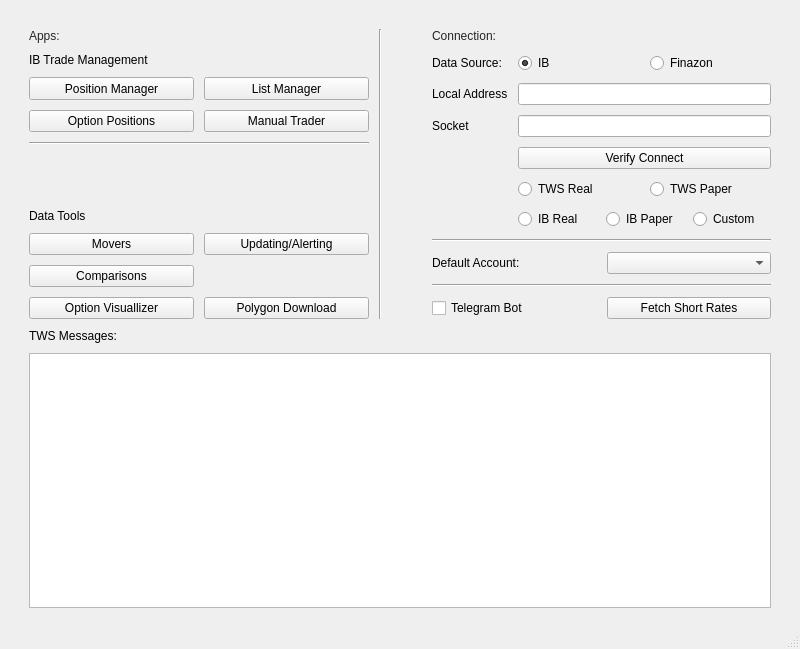
<?xml version="1.0" encoding="UTF-8"?>
<ui version="4.0">
 <class>MainWindow</class>
 <widget class="QMainWindow" name="MainWindow">
  <property name="geometry">
   <rect>
    <x>0</x>
    <y>0</y>
    <width>800</width>
    <height>649</height>
   </rect>
  </property>
  <property name="sizePolicy">
   <sizepolicy hsizetype="Expanding" vsizetype="Expanding">
    <horstretch>0</horstretch>
    <verstretch>0</verstretch>
   </sizepolicy>
  </property>
  <property name="minimumSize">
   <size>
    <width>800</width>
    <height>600</height>
   </size>
  </property>
  <property name="windowTitle">
   <string>Launch Manager</string>
  </property>
  <widget class="QWidget" name="centralwidget">
   <property name="sizePolicy">
    <sizepolicy hsizetype="Expanding" vsizetype="Expanding">
     <horstretch>0</horstretch>
     <verstretch>0</verstretch>
    </sizepolicy>
   </property>
   <property name="minimumSize">
    <size>
     <width>800</width>
     <height>600</height>
    </size>
   </property>
   <layout class="QGridLayout" name="gridLayout_2">
    <item row="0" column="0">
     <layout class="QVBoxLayout" name="verticalLayout" stretch="0,0,2">
      <property name="spacing">
       <number>10</number>
      </property>
      <property name="sizeConstraint">
       <enum>QLayout::SetDefaultConstraint</enum>
      </property>
      <property name="leftMargin">
       <number>20</number>
      </property>
      <property name="topMargin">
       <number>20</number>
      </property>
      <property name="rightMargin">
       <number>20</number>
      </property>
      <property name="bottomMargin">
       <number>10</number>
      </property>
      <item>
       <layout class="QHBoxLayout" name="horizontalLayout_7" stretch="1,0,0,1">
        <item>
         <layout class="QVBoxLayout" name="verticalLayout_4">
          <item>
           <widget class="QLabel" name="label">
            <property name="palette">
             <palette>
              <active>
               <colorrole role="WindowText">
                <brush brushstyle="SolidPattern">
                 <color alpha="217">
                  <red>132</red>
                  <green>132</green>
                  <blue>132</blue>
                 </color>
                </brush>
               </colorrole>
               <colorrole role="Text">
                <brush brushstyle="SolidPattern">
                 <color alpha="216">
                  <red>137</red>
                  <green>137</green>
                  <blue>137</blue>
                 </color>
                </brush>
               </colorrole>
              </active>
              <inactive>
               <colorrole role="WindowText">
                <brush brushstyle="SolidPattern">
                 <color alpha="216">
                  <red>0</red>
                  <green>0</green>
                  <blue>0</blue>
                 </color>
                </brush>
               </colorrole>
               <colorrole role="Text">
                <brush brushstyle="SolidPattern">
                 <color alpha="216">
                  <red>0</red>
                  <green>0</green>
                  <blue>0</blue>
                 </color>
                </brush>
               </colorrole>
              </inactive>
              <disabled>
               <colorrole role="WindowText">
                <brush brushstyle="SolidPattern">
                 <color alpha="63">
                  <red>0</red>
                  <green>0</green>
                  <blue>0</blue>
                 </color>
                </brush>
               </colorrole>
               <colorrole role="Text">
                <brush brushstyle="SolidPattern">
                 <color alpha="63">
                  <red>0</red>
                  <green>0</green>
                  <blue>0</blue>
                 </color>
                </brush>
               </colorrole>
              </disabled>
             </palette>
            </property>
            <property name="text">
             <string>Apps:</string>
            </property>
           </widget>
          </item>
          <item>
           <widget class="QLabel" name="label_4">
            <property name="text">
             <string>IB Trade Management</string>
            </property>
           </widget>
          </item>
          <item>
           <layout class="QGridLayout" name="gridLayout_6">
            <item row="0" column="1">
             <widget class="QPushButton" name="open_list_manager">
              <property name="sizePolicy">
               <sizepolicy hsizetype="Minimum" vsizetype="Preferred">
                <horstretch>0</horstretch>
                <verstretch>0</verstretch>
               </sizepolicy>
              </property>
              <property name="text">
               <string>List Manager</string>
              </property>
              <attribute name="buttonGroup">
               <string notr="true">ib_group</string>
              </attribute>
             </widget>
            </item>
            <item row="0" column="0">
             <widget class="QPushButton" name="open_position_manager">
              <property name="sizePolicy">
               <sizepolicy hsizetype="Minimum" vsizetype="MinimumExpanding">
                <horstretch>0</horstretch>
                <verstretch>0</verstretch>
               </sizepolicy>
              </property>
              <property name="text">
               <string>Position Manager</string>
              </property>
              <attribute name="buttonGroup">
               <string notr="true">ib_group</string>
              </attribute>
             </widget>
            </item>
            <item row="1" column="1">
             <widget class="QPushButton" name="open_man_trader">
              <property name="text">
               <string>Manual Trader</string>
              </property>
              <attribute name="buttonGroup">
               <string notr="true">ib_group</string>
              </attribute>
             </widget>
            </item>
            <item row="1" column="0">
             <widget class="QPushButton" name="open_option_pos">
              <property name="sizePolicy">
               <sizepolicy hsizetype="Minimum" vsizetype="Preferred">
                <horstretch>0</horstretch>
                <verstretch>0</verstretch>
               </sizepolicy>
              </property>
              <property name="text">
               <string>Option Positions</string>
              </property>
              <attribute name="buttonGroup">
               <string notr="true">ib_group</string>
              </attribute>
             </widget>
            </item>
           </layout>
          </item>
          <item>
           <widget class="Line" name="line_2">
            <property name="orientation">
             <enum>Qt::Horizontal</enum>
            </property>
           </widget>
          </item>
          <item>
           <spacer name="verticalSpacer_2">
            <property name="orientation">
             <enum>Qt::Vertical</enum>
            </property>
            <property name="sizeHint" stdset="0">
             <size>
              <width>20</width>
              <height>40</height>
             </size>
            </property>
           </spacer>
          </item>
          <item>
           <widget class="QLabel" name="label_5">
            <property name="text">
             <string>Data Tools</string>
            </property>
           </widget>
          </item>
          <item>
           <layout class="QGridLayout" name="gridLayout_7">
            <item row="0" column="0">
             <widget class="QPushButton" name="open_movers">
              <property name="sizePolicy">
               <sizepolicy hsizetype="Minimum" vsizetype="Preferred">
                <horstretch>0</horstretch>
                <verstretch>0</verstretch>
               </sizepolicy>
              </property>
              <property name="text">
               <string>Movers</string>
              </property>
              <attribute name="buttonGroup">
               <string notr="true">general_history_group</string>
              </attribute>
             </widget>
            </item>
            <item row="1" column="0">
             <widget class="QPushButton" name="open_comparisons">
              <property name="text">
               <string>Comparisons</string>
              </property>
              <attribute name="buttonGroup">
               <string notr="true">general_history_group</string>
              </attribute>
             </widget>
            </item>
            <item row="0" column="1">
             <widget class="QPushButton" name="open_alert_system">
              <property name="text">
               <string>Updating/Alerting</string>
              </property>
              <attribute name="buttonGroup">
               <string notr="true">general_history_group</string>
              </attribute>
             </widget>
            </item>
            <item row="2" column="1">
             <widget class="QPushButton" name="open_poly_downloader">
              <property name="text">
               <string>Polygon Download</string>
              </property>
             </widget>
            </item>
            <item row="2" column="0">
             <widget class="QPushButton" name="open_option_viz">
              <property name="text">
               <string>Option Visuallizer</string>
              </property>
              <attribute name="buttonGroup">
               <string notr="true">ib_group</string>
              </attribute>
             </widget>
            </item>
           </layout>
          </item>
         </layout>
        </item>
        <item>
         <widget class="Line" name="line">
          <property name="orientation">
           <enum>Qt::Vertical</enum>
          </property>
         </widget>
        </item>
        <item>
         <spacer name="horizontalSpacer">
          <property name="orientation">
           <enum>Qt::Horizontal</enum>
          </property>
          <property name="sizeHint" stdset="0">
           <size>
            <width>40</width>
            <height>20</height>
           </size>
          </property>
         </spacer>
        </item>
        <item>
         <layout class="QVBoxLayout" name="verticalLayout_2">
          <item>
           <widget class="QLabel" name="label_2">
            <property name="palette">
             <palette>
              <active>
               <colorrole role="WindowText">
                <brush brushstyle="SolidPattern">
                 <color alpha="217">
                  <red>132</red>
                  <green>132</green>
                  <blue>132</blue>
                 </color>
                </brush>
               </colorrole>
               <colorrole role="Text">
                <brush brushstyle="SolidPattern">
                 <color alpha="216">
                  <red>137</red>
                  <green>137</green>
                  <blue>137</blue>
                 </color>
                </brush>
               </colorrole>
              </active>
              <inactive>
               <colorrole role="WindowText">
                <brush brushstyle="SolidPattern">
                 <color alpha="216">
                  <red>0</red>
                  <green>0</green>
                  <blue>0</blue>
                 </color>
                </brush>
               </colorrole>
               <colorrole role="Text">
                <brush brushstyle="SolidPattern">
                 <color alpha="216">
                  <red>0</red>
                  <green>0</green>
                  <blue>0</blue>
                 </color>
                </brush>
               </colorrole>
              </inactive>
              <disabled>
               <colorrole role="WindowText">
                <brush brushstyle="SolidPattern">
                 <color alpha="63">
                  <red>0</red>
                  <green>0</green>
                  <blue>0</blue>
                 </color>
                </brush>
               </colorrole>
               <colorrole role="Text">
                <brush brushstyle="SolidPattern">
                 <color alpha="63">
                  <red>0</red>
                  <green>0</green>
                  <blue>0</blue>
                 </color>
                </brush>
               </colorrole>
              </disabled>
             </palette>
            </property>
            <property name="text">
             <string>Connection:</string>
            </property>
           </widget>
          </item>
          <item>
           <layout class="QGridLayout" name="gridLayout_4">
            <item row="0" column="0">
             <widget class="QLabel" name="label_3">
              <property name="text">
               <string>Data Source:</string>
              </property>
             </widget>
            </item>
            <item row="6" column="1">
             <layout class="QHBoxLayout" name="horizontalLayout_2">
              <item>
               <widget class="QRadioButton" name="real_ibg_button">
                <property name="text">
                 <string>IB Real</string>
                </property>
                <attribute name="buttonGroup">
                 <string notr="true">trading_type_group</string>
                </attribute>
               </widget>
              </item>
              <item>
               <widget class="QRadioButton" name="paper_ibg_button">
                <property name="text">
                 <string>IB Paper</string>
                </property>
                <attribute name="buttonGroup">
                 <string notr="true">trading_type_group</string>
                </attribute>
               </widget>
              </item>
              <item>
               <widget class="QRadioButton" name="custom_button">
                <property name="sizePolicy">
                 <sizepolicy hsizetype="Minimum" vsizetype="Preferred">
                  <horstretch>0</horstretch>
                  <verstretch>0</verstretch>
                 </sizepolicy>
                </property>
                <property name="text">
                 <string>Custom</string>
                </property>
                <attribute name="buttonGroup">
                 <string notr="true">trading_type_group</string>
                </attribute>
               </widget>
              </item>
             </layout>
            </item>
            <item row="2" column="0">
             <widget class="QLabel" name="socket_label">
              <property name="text">
               <string>Socket</string>
              </property>
             </widget>
            </item>
            <item row="0" column="1">
             <layout class="QHBoxLayout" name="horizontalLayout_3">
              <item>
               <widget class="QRadioButton" name="ib_data_radio">
                <property name="text">
                 <string>IB</string>
                </property>
                <property name="checked">
                 <bool>true</bool>
                </property>
                <attribute name="buttonGroup">
                 <string notr="true">data_group</string>
                </attribute>
               </widget>
              </item>
              <item>
               <widget class="QRadioButton" name="finazon_data_radio">
                <property name="text">
                 <string>Finazon</string>
                </property>
                <attribute name="buttonGroup">
                 <string notr="true">data_group</string>
                </attribute>
               </widget>
              </item>
             </layout>
            </item>
            <item row="5" column="1">
             <layout class="QHBoxLayout" name="horizontalLayout">
              <item>
               <widget class="QRadioButton" name="real_tws_button">
                <property name="sizePolicy">
                 <sizepolicy hsizetype="Minimum" vsizetype="Preferred">
                  <horstretch>0</horstretch>
                  <verstretch>0</verstretch>
                 </sizepolicy>
                </property>
                <property name="text">
                 <string>TWS Real</string>
                </property>
                <attribute name="buttonGroup">
                 <string notr="true">trading_type_group</string>
                </attribute>
               </widget>
              </item>
              <item>
               <widget class="QRadioButton" name="paper_tws_button">
                <property name="sizePolicy">
                 <sizepolicy hsizetype="Minimum" vsizetype="Preferred">
                  <horstretch>0</horstretch>
                  <verstretch>0</verstretch>
                 </sizepolicy>
                </property>
                <property name="text">
                 <string>TWS Paper</string>
                </property>
                <attribute name="buttonGroup">
                 <string notr="true">trading_type_group</string>
                </attribute>
               </widget>
              </item>
             </layout>
            </item>
            <item row="1" column="1">
             <widget class="QLineEdit" name="address_line">
              <property name="sizePolicy">
               <sizepolicy hsizetype="Expanding" vsizetype="Preferred">
                <horstretch>0</horstretch>
                <verstretch>0</verstretch>
               </sizepolicy>
              </property>
              <property name="inputMethodHints">
               <set>Qt::ImhUppercaseOnly</set>
              </property>
              <property name="alignment">
               <set>Qt::AlignRight|Qt::AlignTrailing|Qt::AlignVCenter</set>
              </property>
              <property name="clearButtonEnabled">
               <bool>true</bool>
              </property>
             </widget>
            </item>
            <item row="1" column="0">
             <widget class="QLabel" name="address_label">
              <property name="text">
               <string>Local Address</string>
              </property>
             </widget>
            </item>
            <item row="2" column="1">
             <widget class="QLineEdit" name="socket_line">
              <property name="sizePolicy">
               <sizepolicy hsizetype="Expanding" vsizetype="Preferred">
                <horstretch>0</horstretch>
                <verstretch>0</verstretch>
               </sizepolicy>
              </property>
              <property name="alignment">
               <set>Qt::AlignRight|Qt::AlignTrailing|Qt::AlignVCenter</set>
              </property>
             </widget>
            </item>
            <item row="3" column="1">
             <widget class="QPushButton" name="verify_conn_button">
              <property name="sizePolicy">
               <sizepolicy hsizetype="Minimum" vsizetype="Preferred">
                <horstretch>0</horstretch>
                <verstretch>0</verstretch>
               </sizepolicy>
              </property>
              <property name="text">
               <string>Verify Connect</string>
              </property>
             </widget>
            </item>
           </layout>
          </item>
          <item>
           <widget class="Line" name="line_3">
            <property name="orientation">
             <enum>Qt::Horizontal</enum>
            </property>
           </widget>
          </item>
          <item>
           <layout class="QHBoxLayout" name="horizontalLayout_5">
            <item>
             <widget class="QLabel" name="label_7">
              <property name="text">
               <string>Default Account:</string>
              </property>
             </widget>
            </item>
            <item>
             <widget class="QComboBox" name="default_account_selector"/>
            </item>
           </layout>
          </item>
          <item>
           <widget class="Line" name="line_4">
            <property name="orientation">
             <enum>Qt::Horizontal</enum>
            </property>
           </widget>
          </item>
          <item>
           <layout class="QHBoxLayout" name="horizontalLayout_4">
            <item>
             <widget class="QCheckBox" name="telegram_checkbox">
              <property name="text">
               <string>Telegram Bot</string>
              </property>
             </widget>
            </item>
            <item>
             <widget class="QPushButton" name="fetch_rates">
              <property name="sizePolicy">
               <sizepolicy hsizetype="Minimum" vsizetype="Preferred">
                <horstretch>0</horstretch>
                <verstretch>0</verstretch>
               </sizepolicy>
              </property>
              <property name="text">
               <string>Fetch Short Rates</string>
              </property>
             </widget>
            </item>
           </layout>
          </item>
         </layout>
        </item>
       </layout>
      </item>
      <item>
       <widget class="QLabel" name="label_6">
        <property name="enabled">
         <bool>true</bool>
        </property>
        <property name="text">
         <string>TWS Messages:</string>
        </property>
        <property name="textFormat">
         <enum>Qt::RichText</enum>
        </property>
       </widget>
      </item>
      <item>
       <widget class="QPlainTextEdit" name="log_window"/>
      </item>
     </layout>
    </item>
   </layout>
  </widget>
  <widget class="QMenuBar" name="menubar">
   <property name="geometry">
    <rect>
     <x>0</x>
     <y>0</y>
     <width>800</width>
     <height>24</height>
    </rect>
   </property>
  </widget>
  <widget class="QStatusBar" name="statusbar"/>
 </widget>
 <resources/>
 <connections/>
 <buttongroups>
  <buttongroup name="general_history_group"/>
  <buttongroup name="ib_group"/>
  <buttongroup name="trading_type_group"/>
  <buttongroup name="data_group"/>
 </buttongroups>
</ui>
